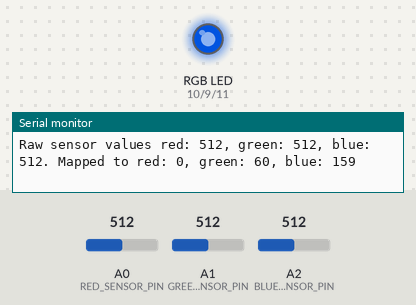
Bench run of a sketch on a simulated Arduino Uno, built with avr-gcc and run on an emulated ATmega328P. On the bench: an RGB LED mixed from three pins (HIGH = lit), the last lines printed to the serial monitor. Inputs (shaded band) come from the test bench; at power-on: A0 (RED_SENSOR_PIN) = 512, A1 (GREEN_SENSOR_PIN) = 512, A2 (BLUE_SENSOR_PIN) = 512. Dim RGB values are drawn brighter than linear.

Above: at 1.2 s.
1.3 s: A0 (RED_SENSOR_PIN) set to 716
At 2.1 s:
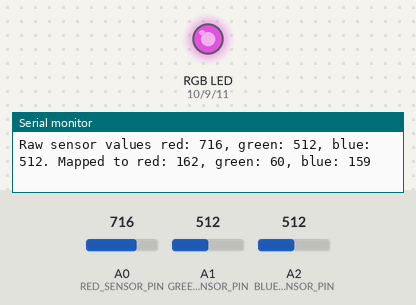
2.9 s: A1 (GREEN_SENSOR_PIN) set to 716
At 3.8 s:
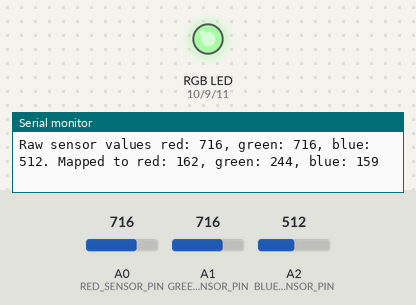
4.5 s: A2 (BLUE_SENSOR_PIN) set to 306
At 5.8 s:
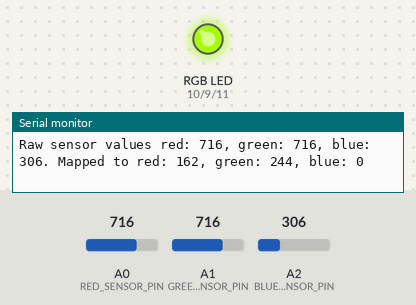
6.1 s: A0 (RED_SENSOR_PIN) set to 511
At 7.0 s:
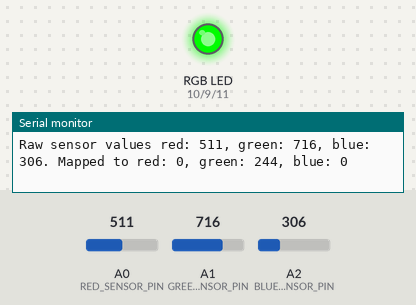
7.6 s: A1 (GREEN_SENSOR_PIN) set to 511
At 8.1 s:
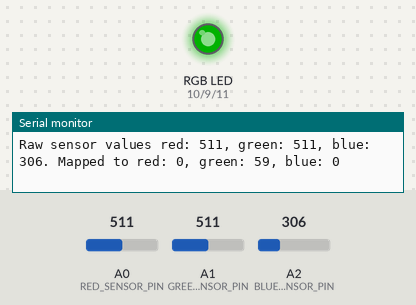
9.1 s: A2 (BLUE_SENSOR_PIN) set to 324
At 10.7 s:
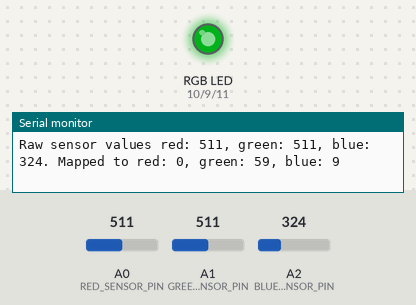
Timing chart, 0 to 11.7 s (numbered marks = the images above; inputs shaded):
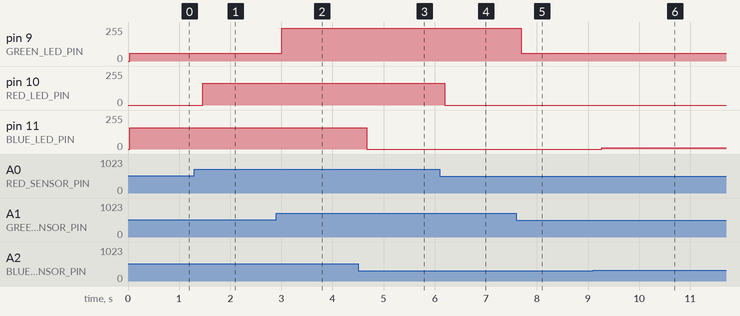

The sketch:

colormixinglamp.ino
```cpp
const int GREEN_LED_PIN = 9;
const int RED_LED_PIN = 10;
const int BLUE_LED_PIN = 11;

const int RED_SENSOR_PIN = A0;
const int GREEN_SENSOR_PIN = A1;
const int BLUE_SENSOR_PIN = A2;

int redValue, greenValue, blueValue;
int redSensorValue, greenSensorValue, blueSensorValue;

void setup() {
  Serial.begin(9600);
  redValue = greenValue = blueValue = 0;
  redSensorValue = greenSensorValue = blueSensorValue = 0;

  pinMode(GREEN_LED_PIN, OUTPUT);
  pinMode(RED_LED_PIN, OUTPUT);
  pinMode(BLUE_LED_PIN, OUTPUT);
}

void loop() {
  const int DELAY = 5;

  redSensorValue = analogRead(RED_SENSOR_PIN);
  delay(DELAY);

  greenSensorValue = analogRead(GREEN_SENSOR_PIN);
  delay(DELAY);

  blueSensorValue = analogRead(BLUE_SENSOR_PIN);

  Serial.print("Raw sensor values red: ");
  Serial.print(redSensorValue);

  Serial.print(", green: ");
  Serial.print(greenSensorValue);

  Serial.print(", blue: ");
  Serial.print(blueSensorValue);


  redValue = max(0, min(redSensorValue * 1.4 - 840, 255));
  greenValue = max(0, min(greenSensorValue * 0.9 - 400, 255));
  blueValue = max(0, min(blueSensorValue * 0.8 - 250, 255));

  Serial.print(". Mapped to red: ");
  Serial.print(redValue);

  Serial.print(", green: ");
  Serial.print(greenValue);

  Serial.print(", blue: ");
  Serial.println(blueValue);

  analogWrite(RED_LED_PIN, redValue);
  analogWrite(GREEN_LED_PIN, greenValue);
  analogWrite(BLUE_LED_PIN, blueValue);
}
```

Measured:
- after the input at 1.3 s, pin 10 (RED_LED_PIN): 0/255 → 162/255 after 0.16 s
- after the input at 2.9 s, pin 9 (GREEN_LED_PIN): 60/255 → 244/255 after 0.11 s
- after the input at 4.5 s, pin 11 (BLUE_LED_PIN): 159/255 → 0/255 after 0.17 s
- after the input at 6.1 s, pin 10 (RED_LED_PIN): 162/255 → 0/255 after 0.10 s
- after the input at 7.6 s, pin 9 (GREEN_LED_PIN): 244/255 → 59/255 after 0.09 s
- after the input at 9.1 s, pin 11 (BLUE_LED_PIN): 0/255 → 9/255 after 0.17 s
